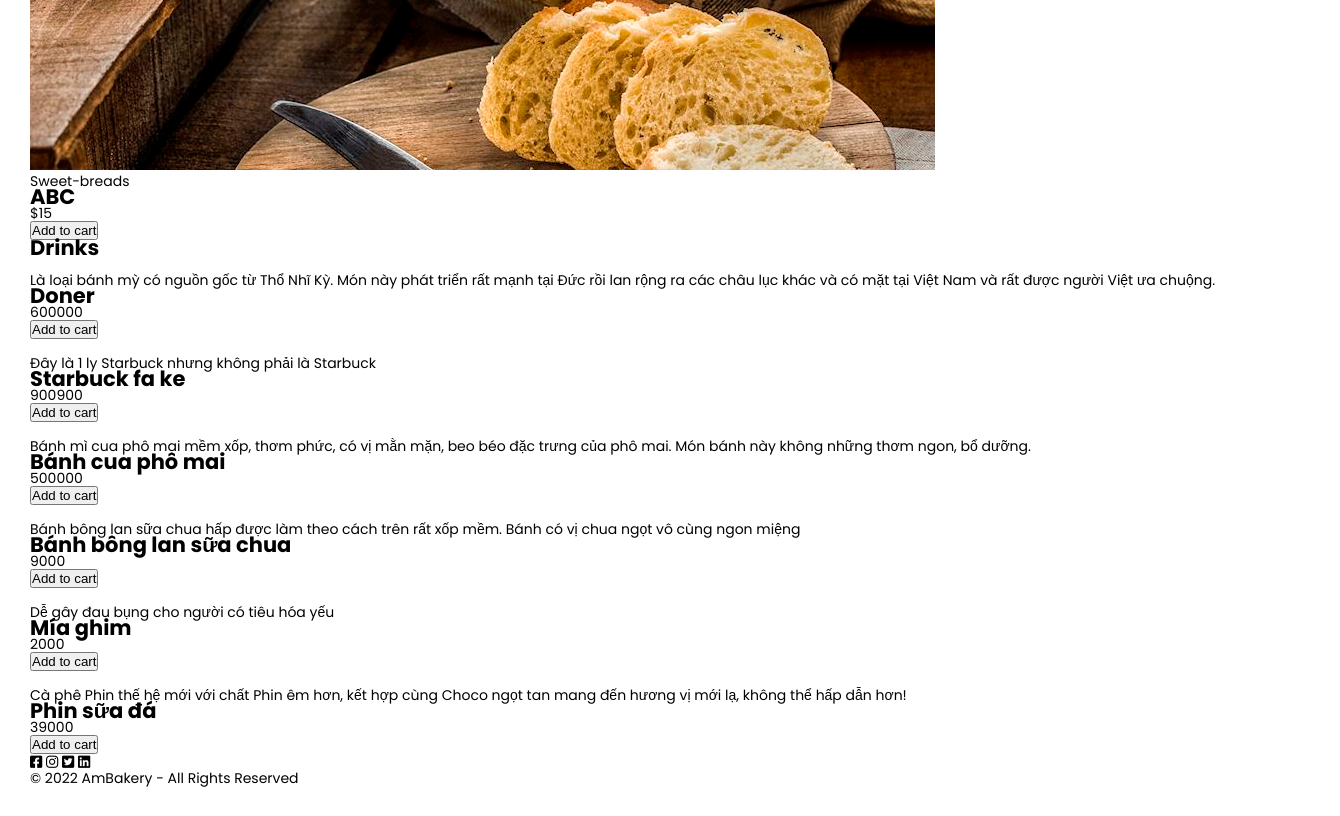
The page /khachhang/index.php (lower part) on the database as committed earlier.
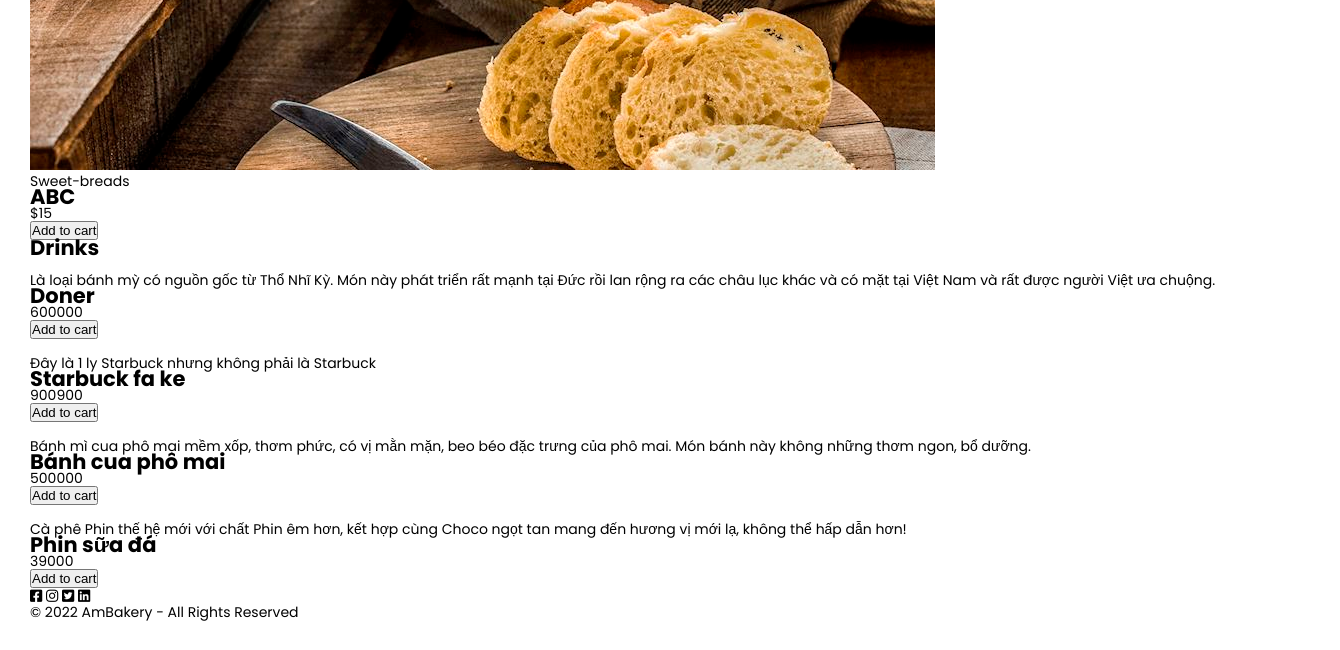
The same page on the database as committed later.
### tables this page shows
CREATE TABLE `san_pham` (
  `ma` int(11) NOT NULL,
  `ten_san_pham` varchar(100) NOT NULL,
  `mo_ta` text NOT NULL,
  `anh` varchar(100) NOT NULL,
  `gia` int(100) NOT NULL,
  `ma_the_loai` int(11) NOT NULL
);

### khachhang/index.php (the view, shortened to what this page needs)
<!DOCTYPE html>
<html lang="en">
<head>
  <link rel="stylesheet" href="https://cdnjs.cloudflare.com/ajax/libs/font-awesome/6.0.0-beta3/css/all.min.css" />
  <link rel="stylesheet" href="./css/style.css">
</head>
<body>
  <?php
  include  'connect.php' ;
  $sql = "select * from san_pham";
  $result = mysqli_query($connect, $sql);
  ?>
  <div class="container">
    <main>
      <div class="product">
        <div class="product_category">
          <div class="product__card">
            <div class="product__card--body">
              <div class="product__photo">
                <a href="#">
                  <img src="img/product-1.jpg" alt="">
                </a>
              </div>
              <div class="product__info">
                <div class="product__info--text">
                  <div class="group">
                    <a href="#">Sweet-breads</a>
                  </div>
                  <h2>
                    <a href="">ABC</a>
                  </h2>
                  <div class="price">
                    <span>$15</span>
                  </div>
                </div>
                <div class="product__cart">
                  <button class="product__cart--btn">Add to cart</button>
                </div>
              </div>
            </div>
          </div>
        </div>
      </div>
      <div class="product">
        <h2 class="product__heading">Drinks</h2>
        <div class="product_category">
          <?php foreach ($result as $tung_san_pham) {?>
            <div class="product__card">
              <div class="product__card--body">
                <div class="product__photo">
                </div>
                <div class="product__info">
                  <div class="product__info--text">
                    <div class="group">
                      <a href="#"><?php echo $tung_san_pham['mo_ta'] ?></a>
                    </div>
                    <h2>
                      <a href=""><?php echo $tung_san_pham['ten_san_pham'] ?></a>
                    </h2>
                    <div class="price">
                      <span><?php echo $tung_san_pham['gia'] ?></span>
                    </div>
                  </div>
                  <div class="product__cart">
                    <button class="product__cart--btn">Add to cart</button>
                  </div>
                </div>
              </div>
          </div>
            <?php } ?>
        </div>
      </div>
    </main>
  </div>
  <?php
  include 'footer.php';
  ?>
</body>
</html>

Rows that differ between the two databases and show on the page:
removed san_pham: mo_ta "Bánh bông lan sữa chua hấp được làm theo cách trên rất xốp mềm. Bánh có vị chua ngọt vô cùng ngon miệng", ten_san_pham "Bánh bông lan sữa chua", gia "9000"
removed san_pham: mo_ta "Dễ gây đau bụng cho người có tiêu hóa yếu", ten_san_pham "Mía ghim", gia "2000"
